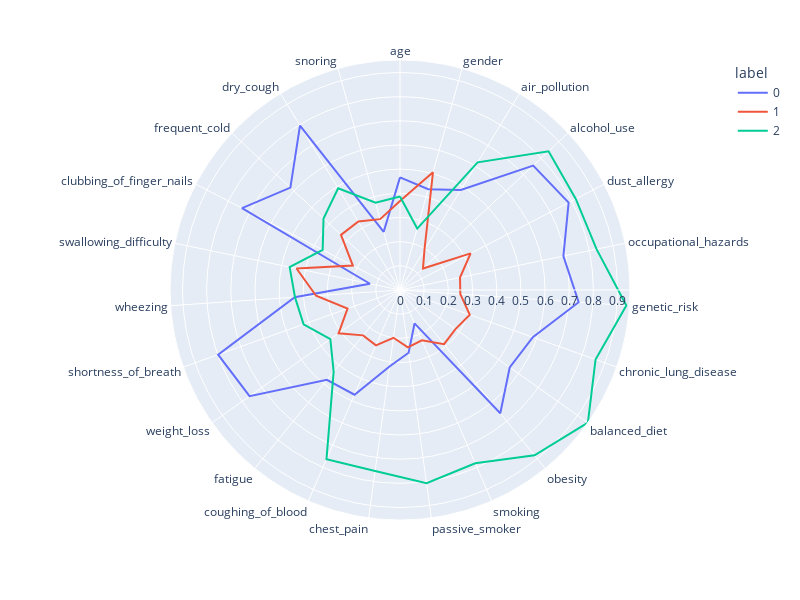

Notebook code cell kept with this figure:
### Code cell
scaler = MinMaxScaler()
scaler.fit(X)
X_scaled = scaler.transform(X)
model = kmeans.fit(X_scaled)
predictions = model.labels_
clusters=pd.DataFrame(X_scaled, columns=X.columns)
clusters['label']=predictions
polar=clusters.groupby("label").mean().reset_index()
polar=pd.melt(polar,id_vars=["label"]).dropna()
px.line_polar(polar,r="value",theta="variable",color="label",line_close=True,height=600,width=800)

### Figure 1 — Plotly figure (JSON) as saved in the notebook; plotly's stock layout.template omitted (floating-point values rounded to 4 significant figures)
{"data": [{"hovertemplate": "label=0<br>value=%{r}<br>variable=%{theta}<extra></extra>", "legendgroup": "0", "line": {"color": "#636efa", "dash": "solid"}, "marker": {"symbol": "circle"}, "mode": "lines", "name": "0", "r": [0.4661, 0.4333, 0.4841, 0.754, 0.7857, 0.6905, 0.7407, 0.5833, 0.5556, 0.6574, 0.1508, 0.2619, 0.3194, 0.4722, 0.4792, 0.7619, 0.7986, 0.4365, 0.127, 0.7361, 0.6204, 0.7963, 0.25, 0.4661], "showlegend": true, "subplot": "polar", "theta": ["age", "gender", "air_pollution", "alcohol_use", "dust_allergy", "occupational_hazards", "genetic_risk", "chronic_lung_disease", "balanced_diet", "obesity", "smoking", "passive_smoker", "chest_pain", "coughing_of_blood", "fatigue", "weight_loss", "shortness_of_breath", "wheezing", "swallowing_difficulty", "clubbing_of_finger_nails", "frequent_cold", "dry_cough", "snoring", "age"], "type": "scatterpolar"}, {"hovertemplate": "label=1<br>value=%{r}<br>variable=%{theta}<extra></extra>", "legendgroup": "1", "line": {"color": "#EF553B", "dash": "solid"}, "marker": {"symbol": "circle"}, "mode": "lines", "name": "1", "r": [0.3684, 0.5056, 0.1949, 0.13, 0.3291, 0.2536, 0.2502, 0.3064, 0.2809, 0.2888, 0.2266, 0.2398, 0.1994, 0.2497, 0.2419, 0.3111, 0.2303, 0.348, 0.4372, 0.2197, 0.3341, 0.3315, 0.3045, 0.3684], "showlegend": true, "subplot": "polar", "theta": ["age", "gender", "air_pollution", "alcohol_use", "dust_allergy", "occupational_hazards", "genetic_risk", "chronic_lung_disease", "balanced_diet", "obesity", "smoking", "passive_smoker", "chest_pain", "coughing_of_blood", "fatigue", "weight_loss", "shortness_of_breath", "wheezing", "swallowing_difficulty", "clubbing_of_finger_nails", "frequent_cold", "dry_cough", "snoring", "age"], "type": "scatterpolar"}, {"hovertemplate": "label=2<br>value=%{r}<br>variable=%{theta}<extra></extra>", "legendgroup": "2", "line": {"color": "#00cc96", "dash": "solid"}, "marker": {"symbol": "circle"}, "mode": "lines", "name": "2", "r": [0.3865, 0.264, 0.6183, 0.8411, 0.819, 0.8305, 0.9387, 0.8587, 0.9516, 0.8818, 0.7817, 0.8069, 0.756, 0.7633, 0.435, 0.3528, 0.4233, 0.4354, 0.4663, 0.3603, 0.4329, 0.4924, 0.3747, 0.3865], "showlegend": true, "subplot": "polar", "theta": ["age", "gender", "air_pollution", "alcohol_use", "dust_allergy", "occupational_hazards", "genetic_risk", "chronic_lung_disease", "balanced_diet", "obesity", "smoking", "passive_smoker", "chest_pain", "coughing_of_blood", "fatigue", "weight_loss", "shortness_of_breath", "wheezing", "swallowing_difficulty", "clubbing_of_finger_nails", "frequent_cold", "dry_cough", "snoring", "age"], "type": "scatterpolar"}], "layout": {"height": 600, "legend": {"title": {"text": "label"}, "tracegroupgap": 0}, "margin": {"t": 60}, "polar": {"angularaxis": {"direction": "clockwise", "rotation": 90}, "domain": {"x": [0, 1], "y": [0, 1]}}, "width": 800}}
